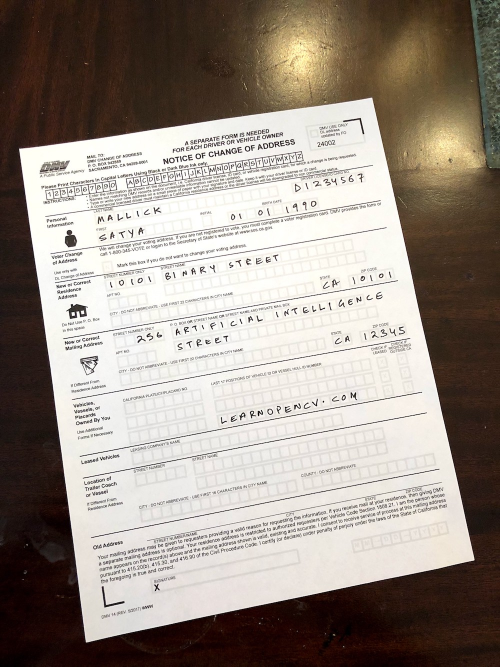
#> input picture scanned-form.jpg, 1000 x 1333 px (shown at 1/2 size)
$ python document_scanner.py
#> lines starting #> are read from the running program, lines starting #| are printed output that depends on the picture; after the words box and inside, x2 and y2 are one past the last pixel; in counts of white or black regions, pixels touching at a corner belong together
"""
##################################################
Document Analysis Project
Author : Suprojit Nandy
Affiliation : Hardware and Embedded Systems Lab, School of Computer Science & Engineering, NTU Singapore
##################################################
"""

import cv2
import numpy as np
import matplotlib.pyplot as plt
import matplotlib
import os
import time

"""
Function Definition for extracting the pipeline.
We do the following :
1. Convert image to gray scale image
2. Binary thresholding inversion
3. Extract the External Contours
4. Check area wise to extract the largest contour
"""

def preprocessing_document(img):
    print(img.shape)
    print('The image is shown as:')
    # Rescale the image here :
    img_res  = cv2.resize(img, None,  fx = 0.5, fy= 0.5, interpolation=cv2.INTER_LINEAR)
    img_cp = img_res.copy()  # copy of the image stored here
    img_cp_scan = img_res.copy()
    # Change to gray scale here :
    img_gray = cv2.cvtColor(img_res, cv2.COLOR_BGR2GRAY)
    img_gray_3_ch = cv2.cvtColor(img_gray, cv2.COLOR_GRAY2BGR)
    img_binary, img_binary_inv = thresholded_vectorized(img_gray, thresh= 150, max_val=255)
    img_out = np.hstack((img_res, img_gray_3_ch)) # horizontal concatenation
    img_binarized_out = np.hstack((img_binary, img_binary_inv))
    # find the contours here :
    contours, hierarchy = cv2.findContours(img_binarized_out,cv2.RETR_EXTERNAL, cv2.CHAIN_APPROX_SIMPLE) # find only external contours here
    # Sort the contours as per their Areas :
    #mask = np.zeros(img_cp.shape, np.uint8)
    areas_max = sorted(contours, key=cv2.contourArea)
    # Show the contour Image here:
    #cv2.drawContours(img_cp, contours, -1, (0,255,0), 5)
    # store the document contour here :
    doc_contour = areas_max[-2]
    # store the width and height of the bounding rectangles of the contours here :
    x,y,width, height = cv2.boundingRect(areas_max[-2])
    print((width,height))
    # evaluate the 4 corners of the document here :
    # determine the most extreme points along the contour
    point_list1 = []
    Left_most = tuple(doc_contour[doc_contour[:, :, 0].argmin()][0])
    print(Left_most)

    Right_most = tuple(doc_contour[doc_contour[:, :, 0].argmax()][0])
    print(Right_most)

    Top_most = tuple(doc_contour[doc_contour[:, :, 1].argmin()][0])
    print(Top_most)

    Bot_most = tuple(doc_contour[doc_contour[:, :, 1].argmax()][0])
    print(Bot_most)
    point_list1 = np.float32([Left_most , Top_most , Right_most , Bot_most])
    print(point_list1)
    # Transformed Out Points :
    point_list2 = np.float32([[0,0],[width - 1, 0], [width - 1, height - 1], [0, height - 1]])
    print(point_list2)
    # Perform Perspective Transformation :
    perspective = cv2.getPerspectiveTransform(point_list1, point_list2)
    img_scan_out = cv2.warpPerspective(img_cp_scan, perspective,(width, height))
    cv2.drawContours(img_cp, areas_max[-2], -1, (0,255,0), 5)
    cv2.circle(img_cp, Left_most, 5, (255,0,0),thickness= -1)
    cv2.circle (img_cp, Right_most, 5, (255,0,0),thickness= -1)
    cv2.circle(img_cp, Top_most, 5, (255,0,0), thickness= -1)
    cv2.circle(img_cp, Bot_most, 5, (255,0,0), thickness= -1)
    # Size of the Perspective transformed image here same as dimesnion of contour:
    image_sequence_results = np.hstack((img_res, img_cp))
    cv2.imshow('Document Resized and Contours established', image_sequence_results)

    #cv2.imshow('Iverted Images', img_binarized_out)
    cv2.waitKey(0)
    cv2.imshow('Scanned Output Document', img_scan_out)
    cv2.waitKey(0)
    cv2.destroyAllWindows()


def thresholded_vectorized(src, thresh, max_val):
    dst = np.zeros_like(src)
    dst2= np.zeros_like(src)
    threholded_up_pixels = src > thresh
    threholded_down_pixels = src < thresh
    dst[threholded_up_pixels] = max_val
    dst2[threholded_down_pixels] = max_val
    # Invert the pixel values as well :

    return dst, dst2

def main():
    # Read the image here :
    image = cv2.imread('scanned-form.jpg')
#> image is the input picture: shape (1333, 1000, 3); mean B, G, R 136, 144.9, 154.7
    img_cp = image.copy()
    preprocessing_document(image)
#| (1333, 1000, 3)
#> in preprocessing_document, `img_gray = cv2.cvtColor(img_res, cv2.COLOR_BGR2GRAY)`:
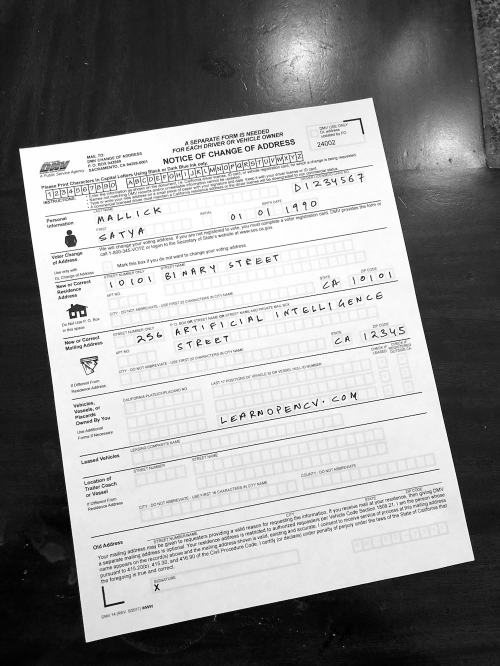
#> img_gray: shape (666, 500); min 0, max 255, mean 147.1
#> in thresholded_vectorized, `threholded_up_pixels = src > thresh`:
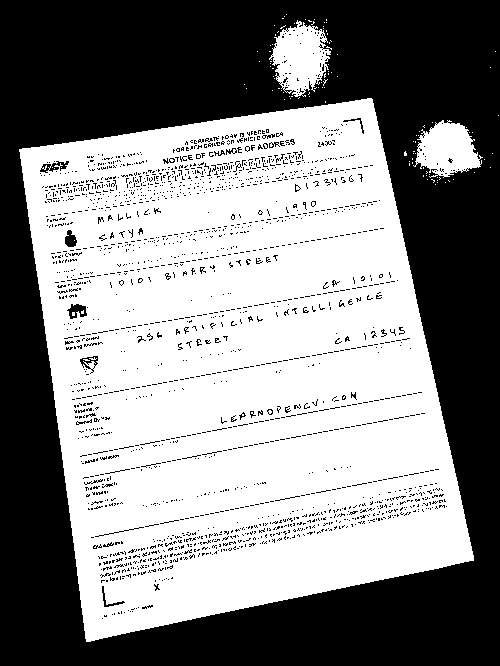
#> threholded_up_pixels: shape (666, 500) bool; 53.7% white; 2020 black regions (1982 under 20 px), largest, box (x1, y1, x2, y2) and area: (0, 0, 500, 666) 144836, (67, 304, 87, 319) 172, (40, 161, 69, 173) 153
#> in thresholded_vectorized, `threholded_down_pixels = src < thresh`:
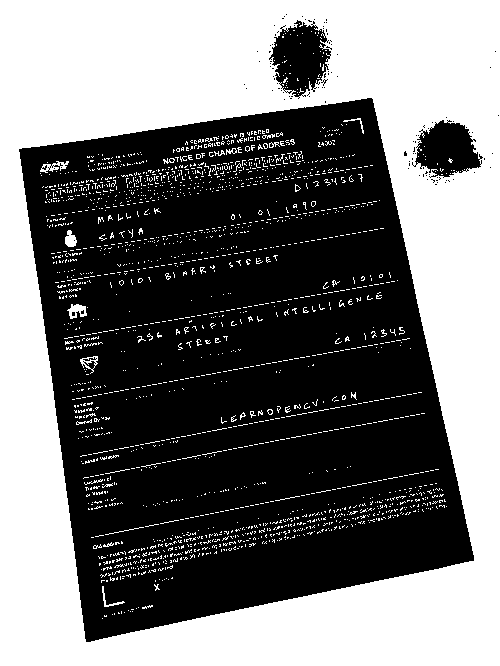
#> threholded_down_pixels: shape (666, 500) bool; 46.2% white; 2014 white regions (1979 under 20 px), largest, box (x1, y1, x2, y2) and area: (0, 0, 500, 666) 144734, (67, 304, 87, 319) 172, (40, 161, 69, 173) 150
#> in preprocessing_document, `img_out = np.hstack((img_res, img_gray_3_ch))`:
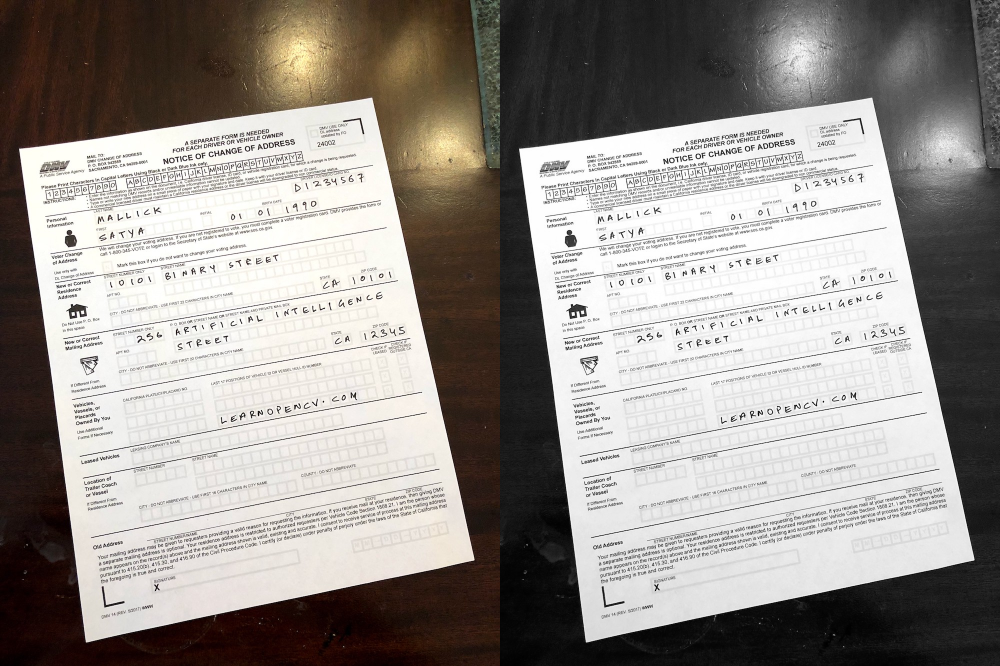
#> img_out: shape (666, 1000, 3); mean B, G, R 141.6, 146.1, 151
#> in preprocessing_document, `img_binarized_out = np.hstack((img_binary, img_binary_inv))`:
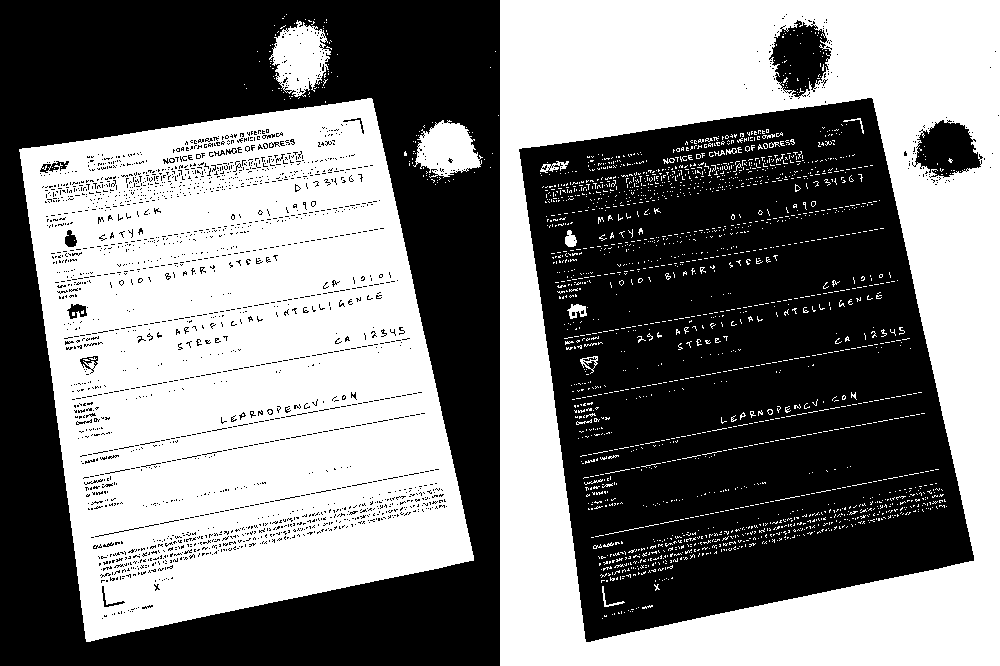
#> img_binarized_out: shape (666, 1000); 50% white; 2132 white regions (2094 under 20 px)
#> in preprocessing_document, `contours, hierarchy = cv2.findContours(img_binarized_out,cv2.RETR_EXTE..`: contours = 104 contours, 100 with area under 20; largest, box (x1, y1, x2, y2) and area: (500, 0, 1000, 666) 331835, (19, 98, 474, 642) 181554, (269, 20, 331, 97) 2891, (413, 120, 483, 178) 2402
#> in preprocessing_document, `areas_max = sorted(contours, key=cv2.contourArea)`: areas_max has the same summary as contours
#> in preprocessing_document, `doc_contour = areas_max[-2]`: doc_contour = contour of 607 points, box (x1, y1, x2, y2) (19, 98, 474, 642), area 181554
#> in preprocessing_document, `x,y,width, height = cv2.boundingRect(areas_max[-2])`: x = 19; y = 98; width = 455; height = 544
#| (455, 544)
#> in preprocessing_document, `Left_most = tuple(doc_contour[doc_contour[:, :, 0].argmin()][0])`: Left_most = (19, 149)
#| (19, 149)
#> in preprocessing_document, `Right_most = tuple(doc_contour[doc_contour[:, :, 0].argmax()][0])`: Right_most = (473, 560)
#| (473, 560)
#> in preprocessing_document, `Top_most = tuple(doc_contour[doc_contour[:, :, 1].argmin()][0])`: Top_most = (367, 98)
#| (367, 98)
#> in preprocessing_document, `Bot_most = tuple(doc_contour[doc_contour[:, :, 1].argmax()][0])`: Bot_most = (86, 641)
#| (86, 641)
#> in preprocessing_document, `point_list1 = np.float32([Left_most , Top_most , Right_most , Bot_most])`: point_list1 = [[19, 149], [367, 98], [473, 560], [86, 641]]
#| [[ 19. 149.]
#|  [367.  98.]
#|  [473. 560.]
#|  [ 86. 641.]]
#> in preprocessing_document, `point_list2 = np.float32([[0,0],[width - 1, 0], [width - 1, height - 1..`: point_list2 = [[0, 0], [454, 0], [454, 543], [0, 543]]
#| [[  0.   0.]
#|  [454.   0.]
#|  [454. 543.]
#|  [  0. 543.]]
#> in preprocessing_document, `perspective = cv2.getPerspectiveTransform(point_list1, point_list2)`: perspective = [[1.27, -0.173, 1.64], [0.186, 1.27, -192.7], [-8.77e-05, 0.000282, 1]]
#> in preprocessing_document, `img_scan_out = cv2.warpPerspective(img_cp_scan, perspective,(width, he..`:
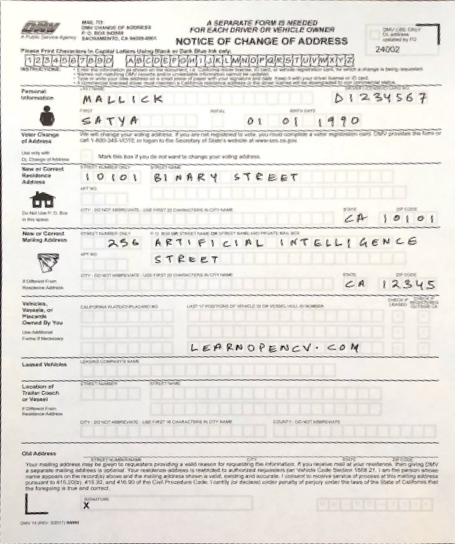
#> img_scan_out: shape (544, 455, 3); mean B, G, R 223, 228, 231
#> in preprocessing_document, `cv2.circle(img_cp, Left_most, 5, (255,0,0),thickness= -1)`: img_cp: shape (666, 500, 3); mean B, G, R 131.9, 148, 150.1
#> in preprocessing_document, `cv2.circle (img_cp, Right_most, 5, (255,0,0),thickness= -1)`: img_cp: shape (666, 500, 3); mean B, G, R 131.9, 147.9, 150.1
#> in preprocessing_document, `cv2.circle(img_cp, Top_most, 5, (255,0,0), thickness= -1)`: img_cp: shape (666, 500, 3); mean B, G, R 132, 147.9, 150.1
#> in preprocessing_document, `cv2.circle(img_cp, Bot_most, 5, (255,0,0), thickness= -1)`: img_cp: shape (666, 500, 3); mean B, G, R 132, 147.8, 150.1
#> in preprocessing_document, `image_sequence_results = np.hstack((img_res, img_cp))`:
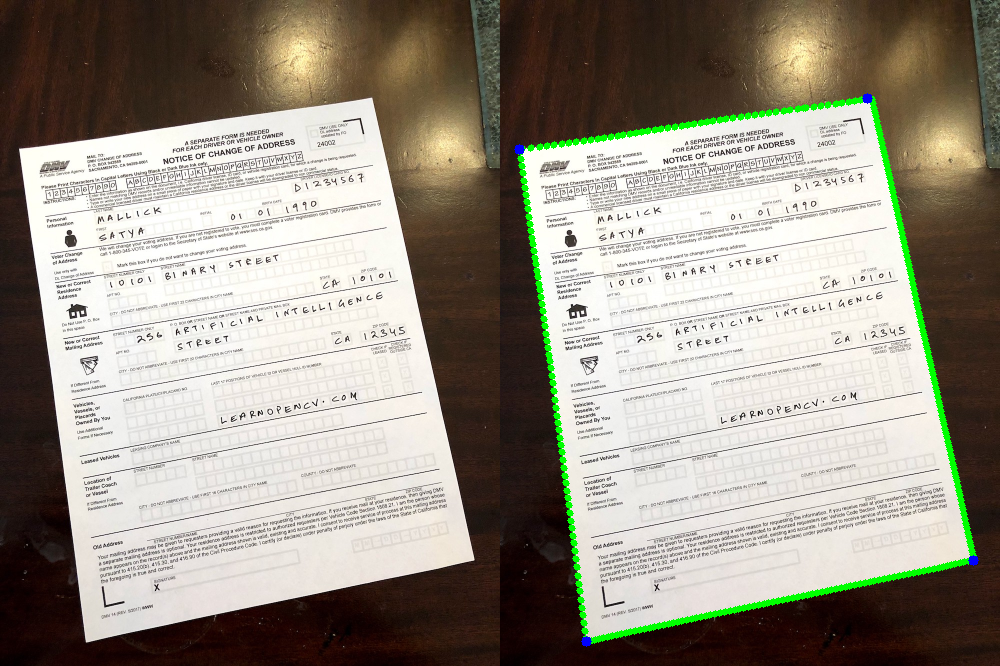
#> image_sequence_results: shape (666, 1000, 3); mean B, G, R 134.1, 146.5, 152.5

main()
